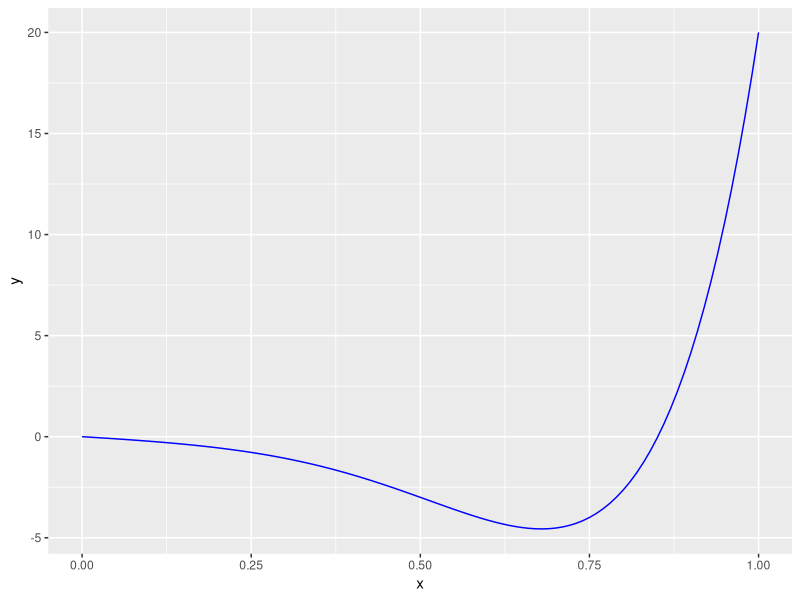

Here is the R script that generated this plot:
library(tidyverse)

wald <- c(400,320,32,20,4,2,2)

# wald <- tibble(N = 400, Si = c(320,32,20,4,2,2))
# wald <- wald %>%
#   mutate(
#     S = sum(Si),
#     D = N - S,
#     si = Si/N
#     )


waldQ <- function(data){

  n <- length(data)
  pz <- polyroot(c(-data[n:3],data[1]-data[2]))
  id <- (abs(Im(pz))<0.005)
  q <- Re(pz[id])
  return(q)

}

waldD <- function(data){

  n <- length(data)
  q <- waldQ(data)
  p <- 1-q

  D <- rep(0,n-1)

  for (i in 2:(n-1)) {

    D[i] <- p*(data[1]-sum(data[2:i])-sum(D[2:i]))

  }

  return(D)

}

D <- waldD(wald)

polynome <- function(x,data){

  n <- length(data)
  coeff <- c(-data[n:3],data[1]-data[2])
  result <- 0
  for (i in 1:length(coeff)){

    result <- result + coeff[i]*x^i

  }

  return(result)

}


ggplot(data = data.frame(x = c(0,1)), aes(x))+
  stat_function(fun = polynome,
                args = list(data = wald),
                geom = "line",
                colour = "blue")

